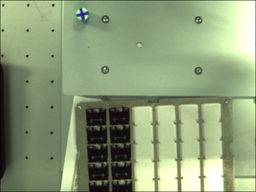
#> input picture Image/draw/sample.bmp, 256 x 192 px, shrunk from 640 x 480 before the run
$ python 4operator.py   (Python 2 division)
#> lines starting #> are read from the running program, lines starting #| are printed output that depends on the picture
#> the answer given: draw/sample.bmp
# codin: utf-8
import Image

class ImOpe:

    def __init__(self, a_fname):
        #初期化
#> called with a_fname = 'draw/sample.bmp'
        self.ima = Image.open(a_fname)
#> self.ima is the input picture: PIL image 256x192 RGB; mean R, G, B 140.7, 157.2, 120.7
        self.in_pics = list(self.ima.getdata())
#> self.in_pics = 49152 items
        self.out_pics = self.in_pics
#> self.out_pics = 49152 items
        self.size = list(self.ima.size)
#> self.size = [256, 192]
#| draw/sample.bmp BMP RGB [256, 192]

    def pos(self, a_x, a_y):
        #画素位置の獲得
        return a_y * self.size[0] + a_x

    def calRgb(self, a_p0, a_p1, func):
        #RGBモード用の計算ルーチン
        l_out_r = func(a_p0[0], a_p1[0])
        l_out_g = func(a_p0[1], a_p1[1])
        l_out_b = func(a_p0[2], a_p1[2])
        return (l_out_r, l_out_g, l_out_b)

    def diff(self, a, b):
        #差分関数
        return (a-b)

    def bibun1(self, ina):
        for y in range(self.size[1]-1):
            for x in range(self.size[0]):
                l_p0 = ina[self.pos(x,y)]
                l_p1 = ina[self.pos(x, y+1)]
                self.out_pics[self.pos(x,y)] = self.calRgb(l_p0, l_p1,
                                                           lambda m,n:self.diff(m,n))

    def raprasian(self, ina):
        for y in range(1, self.size[1]-1):
            for x in range(1, self.size[0]-1):
                p1 = self.pos(x, y-1)
                p3 = self.pos(x-1, y)
                p4 = self.pos(x, y)
                p5 = self.pos(x+1, y)
                p7 = self.pos(x, y+1)
                l_ret = [0,1,2]
                for i in range(3):
                    l_ret[0] = ina[p1][i] + ina[p3][i] -4*ina[p4][i]+ina[p5][i]+ina[p7][i]
                self.out_pics[p4] = (l_ret[0], l_ret[1], l_ret[2])
#> the answer given: out.png

    def saveim(self, fname,mode):
#> called with fname = 'out.png', mode = 'RGB'
        om = Image.new(mode, self.size, (0))
#> om: PIL image 256x192 RGB; every value is 0
        om.putdata(self.out_pics)
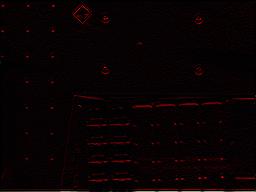
#> om: PIL image 256x192 RGB; mean R, G, B 9.2, 1.5, 2.4
        om.save(fname, "JPEG")

if __name__=='__main__':
    try:
        fname = raw_input("Input Image：")
        im = ImOpe(fname)
        print fname, im.ima.format, im.ima.mode, im.size

        im.bibun1(im.in_pics)
        im.raprasian(im.in_pics)

        fname = raw_input("Output Image：")
        im.saveim(fname, "RGB")

    except:
        print "ERROR"
